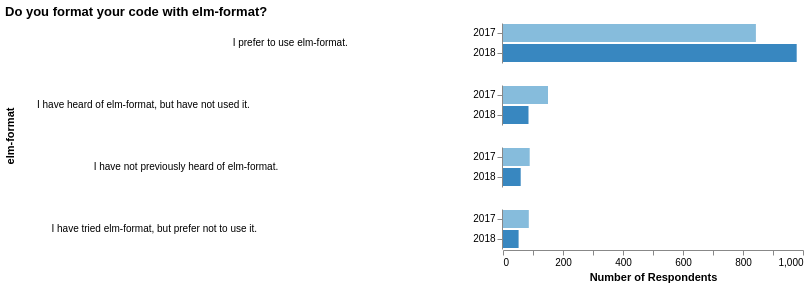

Write the Vega-Lite specification saved for this chart.
### Vega-Lite specification from a JSON file in a GitHub repository (floating-point values rounded to 4 significant figures)
{"$schema": "https://vega.github.io/schema/vega-lite/v3.json", "title": "Do you format your code with elm-format?", "data": {"values": "elm-format,count,year\nI prefer to use elm-format.,979,2018\n\"I have heard of elm-format, but have not used it.\",85,2018\nI have not previously heard of elm-format.,59,2018\n\"I have tried elm-format, but prefer not to use it.\",52,2018\nI have not previously heard of elm-format.,89,2017\nI prefer to use elm-format.,843,2017\n\"I have heard of elm-format, but have not used it.\",150,2017\n\"I have tried elm-format, but prefer not to use it.\",86,2017\n", "format": {"type": "csv"}}, "config": {"view": {"stroke": "transparent"}, "axis": {"domainWidth": 1}}, "mark": "bar", "encoding": {"row": {"field": "elm-format", "type": "nominal", "sort": {"field": "count", "order": "descending", "op": "average"}, "header": {"labelAngle": 0}}, "x": {"aggregate": "sum", "field": "count", "type": "quantitative", "axis": {"title": "Number of Respondents", "grid": false}}, "y": {"field": "year", "type": "nominal", "axis": {"title": ""}}, "color": {"field": "year", "type": "ordinal", "legend": null}}}
